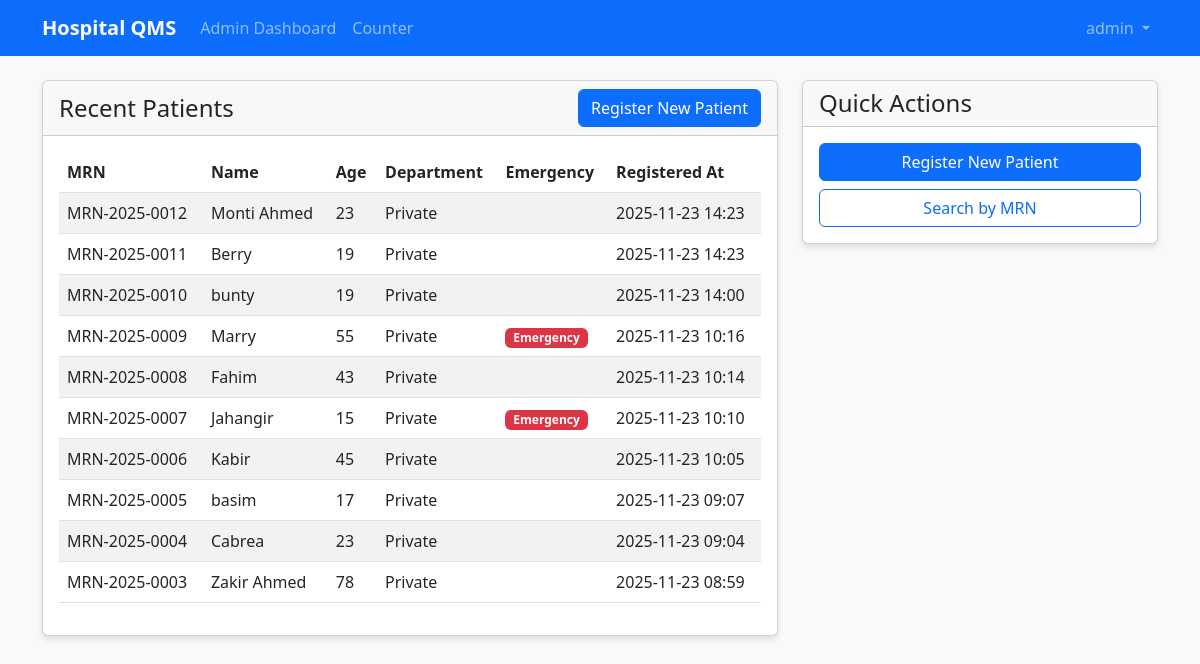
/counter/ (signed in), run on the app's committed database.
### qms/models.py (models this page shows, shortened)
class Patient(models.Model):
    GENDER_CHOICES = [
        ('M', 'Male'),
        ('F', 'Female'),
        ('O', 'Other'),
    ]
    name = models.CharField(max_length=100)
    age = models.PositiveIntegerField()
    gender = models.CharField(max_length=1, choices=GENDER_CHOICES)
    care_of = models.CharField(max_length=100, blank=True)
    address = models.TextField()
    phone = models.CharField(max_length=20)
    mrn = models.CharField(max_length=20, unique=True, editable=False)
    department = models.ForeignKey(Department, on_delete=models.CASCADE)
    emergency = models.BooleanField(default=False)
    doctor = models.ForeignKey(Doctor, on_delete=models.SET_NULL, null=True, blank=True)
    created_at = models.DateTimeField(auto_now_add=True)

class Department(models.Model):
    name = models.CharField(max_length=100, unique=True)

### qms/views.py (the view)
# urls.py: path('counter/', views.counter_dashboard, name='counter_dashboard'),
@login_required
def counter_dashboard(request):
    if not request.user.is_superuser and not request.user.groups.filter(name='Counter').exists():
        return redirect('login')
    recent_patients = Patient.objects.all().order_by('-created_at')[:10]
    departments = Department.objects.all()
    return render(request, 'qms/counter_dashboard.html', {
        'recent_patients': recent_patients,
        'departments': departments,
    })

### qms/templates/qms/counter_dashboard.html (shortened to what this page needs)
{% extends 'qms/base.html' %}
{% block content %}
<div class="row">
    <div class="col-md-8">
        <div class="card">
            <div class="card-header d-flex justify-content-between align-items-center">
                <h4 class="mb-0">Recent Patients</h4>
                <a href="{% url 'register_patient' %}" class="btn btn-primary">Register New Patient</a>
            </div>
            <div class="card-body">
                <div class="table-responsive">
                    <table class="table table-striped">
                        <thead>
                            <tr>
                                <th>MRN</th>
                                <th>Name</th>
                                <th>Age</th>
                                <th>Department</th>
                                <th>Emergency</th>
                                <th>Registered At</th>
                            </tr>
                        </thead>
                        <tbody>
                            {% for patient in recent_patients %}
                            <tr class="patient-row {% if patient.emergency %}emergency-row{% endif %}"
                                onclick="fillPatientForm('{{ patient.mrn }}')">
                                <td>{{ patient.mrn }}</td>
                                <td>{{ patient.name }}</td>
                                <td>{{ patient.age }}</td>
                                <td>{{ patient.department.name }}</td>
                                <td>
                                    {% if patient.emergency %}
                                        <span class="badge bg-danger">Emergency</span>
                                    {% endif %}
                                </td>
                                <td>{{ patient.created_at|date:"Y-m-d H:i" }}</td>
                            </tr>
                            {% empty %}
                            <tr>
                                <td colspan="6" class="text-center">No patients registered yet</td>
                            </tr>
                            {% endfor %}
                        </tbody>
                    </table>
                </div>
            </div>
        </div>
    </div>
    <div class="col-md-4">
        <div class="card">
            <div class="card-header">
                <h4 class="mb-0">Quick Actions</h4>
            </div>
            <div class="card-body">
                <div class="d-grid gap-2">
                    <a href="{% url 'register_patient' %}" class="btn btn-primary">Register New Patient</a>
                    <button type="button" class="btn btn-outline-primary" data-bs-toggle="modal" data-bs-target="#searchModal">
                        Search by MRN
                    </button>
                </div>
            </div>
        </div>
    </div>
</div>
{% endblock %}

### qms/templates/qms/base.html (shortened to what this page needs)
<!DOCTYPE html>
<html lang="en">
<head>
    <link href="https://cdn.jsdelivr.net/npm/bootstrap@5.3.0/dist/css/bootstrap.min.css" rel="stylesheet">
</head>
<body>
    <nav class="navbar navbar-expand-lg navbar-dark bg-primary">
        <div class="container">
            <a class="navbar-brand" href="#">Hospital QMS</a>
            <div class="collapse navbar-collapse" id="navbarNav">
                <ul class="navbar-nav me-auto">
                    {% if user.is_authenticated %}
                        {% if user.is_superuser or 'Admin' in user.groups.all.name %}
                            <li class="nav-item">
                                <a class="nav-link" href="{% url 'admin_dashboard' %}">Admin Dashboard</a>
                            </li>
                        {% endif %}
                        {% if user.is_superuser or 'Counter' in user.groups.all.name %}
                            <li class="nav-item">
                                <a class="nav-link" href="{% url 'counter_dashboard' %}">Counter</a>
                            </li>
                        {% endif %}
                    {% endif %}
                </ul>
                <ul class="navbar-nav">
                    {% if user.is_authenticated %}
                        <li class="nav-item dropdown">
                            <a class="nav-link dropdown-toggle" href="#" id="navbarDropdown" role="button" data-bs-toggle="dropdown">
                                {{ user.username }}
                            </a>
                        </li>
                    {% else %}
                        <li class="nav-item">
                            <a class="nav-link" href="{% url 'login' %}">Login</a>
                        </li>
                    {% endif %}
                </ul>
            </div>
        </div>
    </nav>
    <div class="container mt-4">
        {% block content %}{% endblock %}
    </div>
</body>
</html>

### qms/templates/qms/base.html (style rules this page uses)
body { background-color: #f8f9fa; }
.navbar-brand { font-weight: bold; }
.card { box-shadow: 0 4px 6px rgba(0, 0, 0, 0.1); margin-bottom: 20px; }
.card-header { font-weight: bold; }

### qms/templates/qms/counter_dashboard.html (style rules this page uses)
.emergency-row { background-color: #fff2f2; }

### data on the page
Patient: mrn "MRN-2025-0012", name "Monti Ahmed", age "23", department.name "Private", created_at "2025-11-23 14:23"
Patient: mrn "MRN-2025-0011", name "Berry", age "19", department.name "Private", created_at "2025-11-23 14:23"
Patient: mrn "MRN-2025-0010", name "bunty", age "19", department.name "Private", created_at "2025-11-23 14:00"
Patient: mrn "MRN-2025-0009", name "Marry", age "55", department.name "Private", emergency "Emergency", created_at "2025-11-23 10:16"
Patient: mrn "MRN-2025-0008", name "Fahim", age "43", department.name "Private", created_at "2025-11-23 10:14"
Patient: mrn "MRN-2025-0007", name "Jahangir", age "15", department.name "Private", emergency "Emergency", created_at "2025-11-23 10:10"
Patient: mrn "MRN-2025-0006", name "Kabir", age "45", department.name "Private", created_at "2025-11-23 10:05"
Patient: mrn "MRN-2025-0005", name "basim", age "17", department.name "Private", created_at "2025-11-23 09:07"
Patient: mrn "MRN-2025-0004", name "Cabrea", age "23", department.name "Private", created_at "2025-11-23 09:04"
Patient: mrn "MRN-2025-0003", name "Zakir Ahmed", age "78", department.name "Private", created_at "2025-11-23 08:59"

### other printed values
{{ user.username }} "admin"
